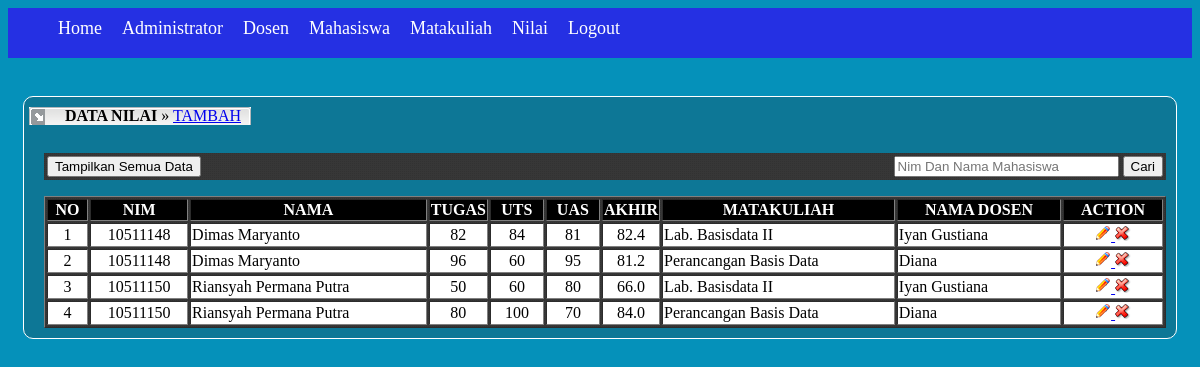
The page /admin/index.php?page=nilai/view (signed in) on the database its author committed.
### tables this page shows
CREATE TABLE IF NOT EXISTS `mahasiswa` (
  `nim` varchar(30) NOT NULL,
  `nama` varchar(100) NOT NULL,
  `jk` char(10) DEFAULT NULL,
  `jur` varchar(30) DEFAULT NULL,
  `password` varchar(100) DEFAULT NULL,
  PRIMARY KEY (`nim`)
);

CREATE TABLE IF NOT EXISTS `nilai` (
  `ni_tugas` int(11) DEFAULT NULL,
  `ni_uts` int(11) DEFAULT NULL,
  `ni_uas` int(11) DEFAULT NULL,
  `nim` varchar(20) NOT NULL,
  `nip` varchar(30) NOT NULL,
  UNIQUE KEY `uq_nim_nip` (`nim`,`nip`),
  KEY `nim` (`nim`),
  KEY `nip` (`nip`)
);

CREATE TABLE IF NOT EXISTS `matakuliah` (
  `kode_mtkul` varchar(10) NOT NULL,
  `nama_mtkul` varchar(100) NOT NULL,
  PRIMARY KEY (`kode_mtkul`)
);

CREATE TABLE IF NOT EXISTS `dosen` (
  `nip` varchar(30) NOT NULL,
  `nama` varchar(100) NOT NULL,
  `kode_mtkul` varchar(5) DEFAULT NULL,
  `password` varchar(100) DEFAULT NULL,
  PRIMARY KEY (`nip`),
  KEY `kode_mtkul` (`kode_mtkul`)
);

### includes/classes.php (called while the page is built, shortened)
<?php
class Database {
    private $server = "localhost";
    private $username = "root";
    private $password = "admin";
    private $dbName = "nilaionline148";
    function getDriverConnection() {
        $mysqli = new mysqli($this->server, $this->username, $this->password, $this->dbName);
        return $mysqli;
    }
}
class Nilai {
    function tampilSemuaData() {
        $db = new Database();
        $mysqli = $db->getDriverConnection();
        $query = "
            SELECT m.nim, m.nama, n.ni_tugas, n.ni_uts, n.ni_uas,
            (n.ni_tugas * 0.2) + ( n.ni_uts * 0.4 ) + ( n.ni_uas * 0.4 ) AS nilai_akhir,
            ma.nama_mtkul, d.nama ,n.nip FROM mahasiswa m, nilai n, matakuliah ma
            , dosen d WHERE m.nim = n.nim AND ma.kode_mtkul = d.kode_mtkul
            AND d.nip = n.nip";
        try {
            $result = mysqli_query($mysqli, $query);
            if ($result === FALSE) {
                throw new Exception("Failed Show Data : " . $mysqli->error);
            } else {
                while ($rows = mysqli_fetch_array($result)) {
                    $data[] = $rows;
                }
            }
        } catch (Exception $ex) {
            echo "$ex->getMessage()";
        }
        return $data;
    }
}
?>

### admin/nilai/view.php (the view, shortened to what this page needs)
<?php
include_once '../../includes/classes.php';
?>
<div class="header">
    <div class="header-navigation">
        <div id="left-header">&emsp;</div>
        <div id="center-header"> &emsp; <b>DATA NILAI</b> &raquo; <a href="?page=nilai/insert">TAMBAH</a></div>
        <div id="right-header">&emsp;</div>
    </div>
</div>
<br><br>
<div id="navigation-search">
    <form method="POST" enctype="multipart/form-data">
        <table border="0" width="100%">
            <thead>
                <tr>
                    <th align="left">
                        <input type="submit" value="Tampilkan Semua Data" name="sb" />
                    </th>
                    <th align="right">
                        <input type="text" name="txtCari" value="" size="25"
                               placeholder="Nim Dan Nama Mahasiswa"/>
                        <input type="submit" value="Cari" name="sb" />
                    </th>
                </tr>
            </thead>
        </table>
    </form>
</div>
<div class="menu-content">
    <table border="1" width="100%">
        <thead>
            <tr>
                <th align="center">NO</th>
                <th>NIM</th>
                <th>NAMA</th>
                <th>TUGAS</th>
                <th>UTS</th>
                <th>UAS</th>
                <th>AKHIR</th>
                <th>MATAKULIAH</th>
                <th>NAMA DOSEN</th>
                <th align="center">ACTION</th>
            </tr>
        </thead>
        <tbody>
            <?php
            $nilai = new Nilai();
            $arrayNilai = $nilai->tampilSemuaData();
            if (count($arrayNilai)) {
                $i = 1;
                foreach ($arrayNilai as $value) {
                    ?>
                    <tr>
                        <td align="center"><?php echo "$i"; ?></td>
                        <td align="center"><?php echo "$value[0]"; ?></td>
                        <td><?php echo "$value[1]"; ?></td>
                        <td align="center" width="50"><?php echo "$value[2]"; ?></td>
                        <td align="center" width="50"><?php echo "$value[3]"; ?></td>
                        <td align="center" width="50"><?php echo "$value[4]"; ?></td>
                        <td align="center" width="50"><?php echo "$value[5]"; ?></td>
                        <td><?php echo "$value[6]"; ?></td>
                        <td><?php echo "$value[7]"; ?></td>
                        <td align="center">
                            <a href="?page=nilai/update&key1=<?php echo "$value[0]"; ?>&key2=<?php echo "$value[8]";?>">
                                <img src="../img/ico_edit.gif" class="icon" border="0"/>
                            </a>
                            <a href="?page=nilai/delete&key1=<?php echo "$value[0]"; ?>&key2=<?php echo "$value[8]";?>"
                               onclick="return confirm('Hapus Nim : <?php echo $value[0]; ?> dengan Nip : <?php echo "$value[8]";?>')">
                                <img src="../img/ico_del.gif" class="icon" border="0"/>
                            </a>
                        </td>
                    </tr>
                    <?php
                    $i++;
                }
            }
            ?>
        </tbody>
    </table>
</div>

### css/style-view.css (style rules this page uses)
body { background-color: #0591ba; }
.header-navigation #left-header { float: left; background-image: url(../img/tabdata01.gif); background-repeat: no-repeat; }
.header-navigation #right-header { float: left; background-image: url(../img/tabdata03.gif); background-repeat: no-repeat; }
.header-navigation #center-header { float: left; background-image: url(../img/tabdata02bg.gif); background-repeat: repeat-x; }
#navigation-search { margin: 10px 5px 5px 15px; background-image: url(../img/bg.png); background-repeat: repeat; }
.menu-content { margin: 10px 5px 5px 15px; background-image: url(../img/bg.png); background-repeat: repeat; }
.menu-content thead { background-color: black; color: white; }
.menu-content tbody { background-color: white; color: black; }

### rows shown on the page
mahasiswa: nim "10511148", nama "Dimas Maryanto", nilai.ni_tugas "82", nilai.ni_uts "84", nilai.ni_uas "81", value "82.4", matakuliah.nama_mtkul "Lab. Basisdata II", dosen.nama "Iyan Gustiana", nilai.ni_tugas "96", nilai.ni_uts "60", nilai.ni_uas "95", value "81.2", matakuliah.nama_mtkul "Perancangan Basis Data", dosen.nama "Diana"
mahasiswa: nim "10511150", nama "Riansyah Permana Putra", nilai.ni_tugas "50", nilai.ni_uts "60", nilai.ni_uas "80", value "66.0", matakuliah.nama_mtkul "Lab. Basisdata II", dosen.nama "Iyan Gustiana", nilai.ni_tugas "80", nilai.ni_uts "100", nilai.ni_uas "70", value "84.0", matakuliah.nama_mtkul "Perancangan Basis Data", dosen.nama "Diana"
